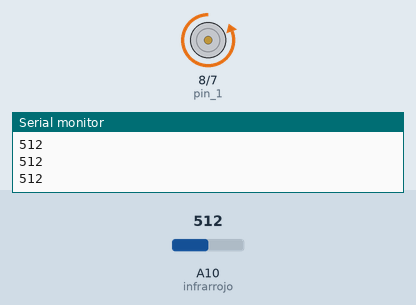
A sketch run on a simulated Arduino Mega 2560, built with avr-gcc and run on an emulated ATmega2560. Shown: motor-driver pin pairs drawn as motors (green arrow = first pin HIGH = forward, orange = second pin HIGH = backward, longer = more drive), the last lines printed to the serial monitor. The inputs (shaded band) are chosen by the test bench; at power-on: A10 (infrarrojo) = 512.

Above: at 1.2 s.
1.3 s: A10 (infrarrojo) set to 309
2.8 s: A10 (infrarrojo) set to 287
At 4.0 s:
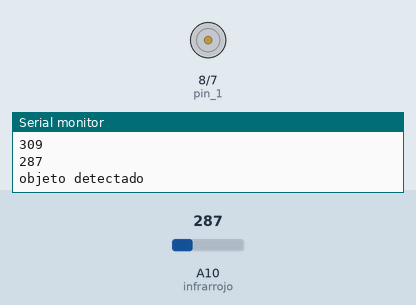
4.3 s: A10 (infrarrojo) set to 306
At 6.3 s:
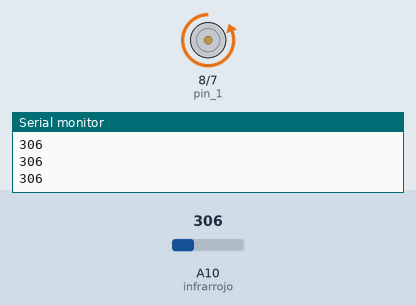
7.3 s: A10 (infrarrojo) set to 290
At 8.7 s:
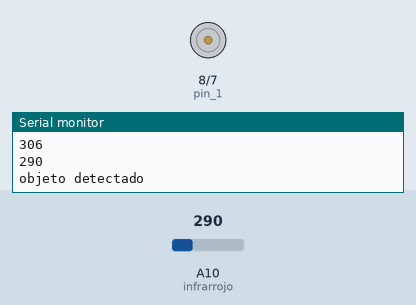
Timing chart, 0 to 9.8 s (numbered marks = the images above; inputs shaded):
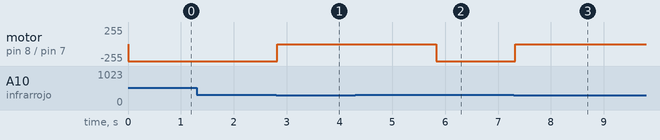

The sketch:

codigo_banda_1.ino
```cpp
int infrarrojo= A10;
int valor= 0;
int pin_1 = 8;
int pin_2 = 7;

void setup() {
  Serial.begin(9600);
  pinMode(infrarrojo, INPUT);
  pinMode(pin_1, OUTPUT);
  pinMode(pin_2, OUTPUT);


}
void loop() {

valor = analogRead(infrarrojo);
Serial.println(valor);

if (valor <=300) {
  Serial.println("objeto detectado");
  digitalWrite(pin_1, LOW);
  digitalWrite(pin_2, LOW);
  delay(3000);
  }

  digitalWrite(pin_1, LOW);
  digitalWrite(pin_2, HIGH);


  /*digitalWrite(pin_1, HIGH);
  digitalWrite(pin_2, LOW);
  delay(3000); // tiempo para que cambie de dirección  */
/*digitalWrite(pin_1, HIGH);
  digitalWrite(pin_2, LOW);
  analogWrite(pwm, 10);
  delay(3000); // tiempo para que cambie de dirección

  digitalWrite(pin_1, LOW);
  digitalWrite(pin_2, LOW);
  delay(1000);

  digitalWrite(pin_1, LOW);
  digitalWrite(pin_2, HIGH);
  analogWrite(pwm, 150);
  delay(6000);*/
//codigo motor

  //codgo sensor

}
```

Measured:
- the behaviour switches between 301 and 300 on A10 (infrarrojo) (found by bisection; images 0 and 1)
- after the input at 2.8 s, motor on pin 8 (pin_1) / pin 7 (pin_2): backward 255/255 → stopped at once
- after the input at 4.3 s, motor on pin 8 (pin_1) / pin 7 (pin_2): stopped → backward 255/255 after 1.5 s
- after the input at 7.3 s, motor on pin 8 (pin_1) / pin 7 (pin_2): backward 255/255 → stopped at once
